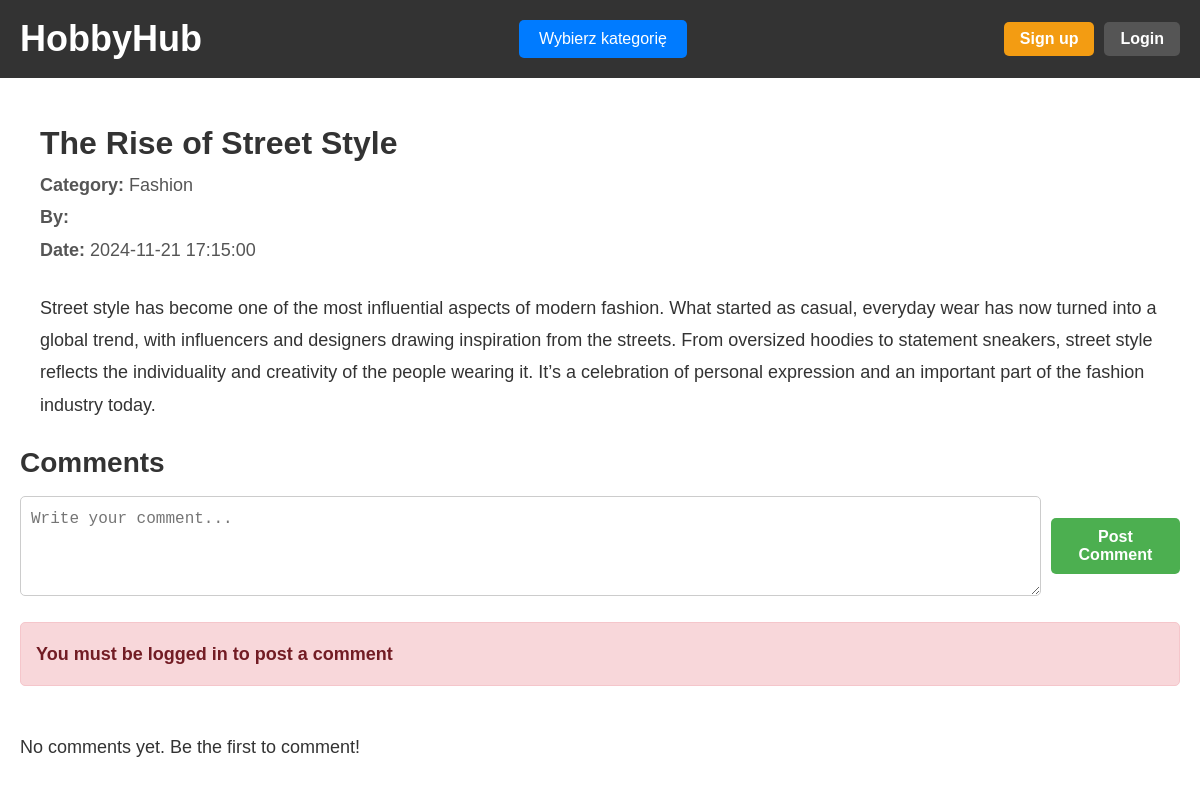
/post.php?id=23, run on an earlier commit of the app's database.
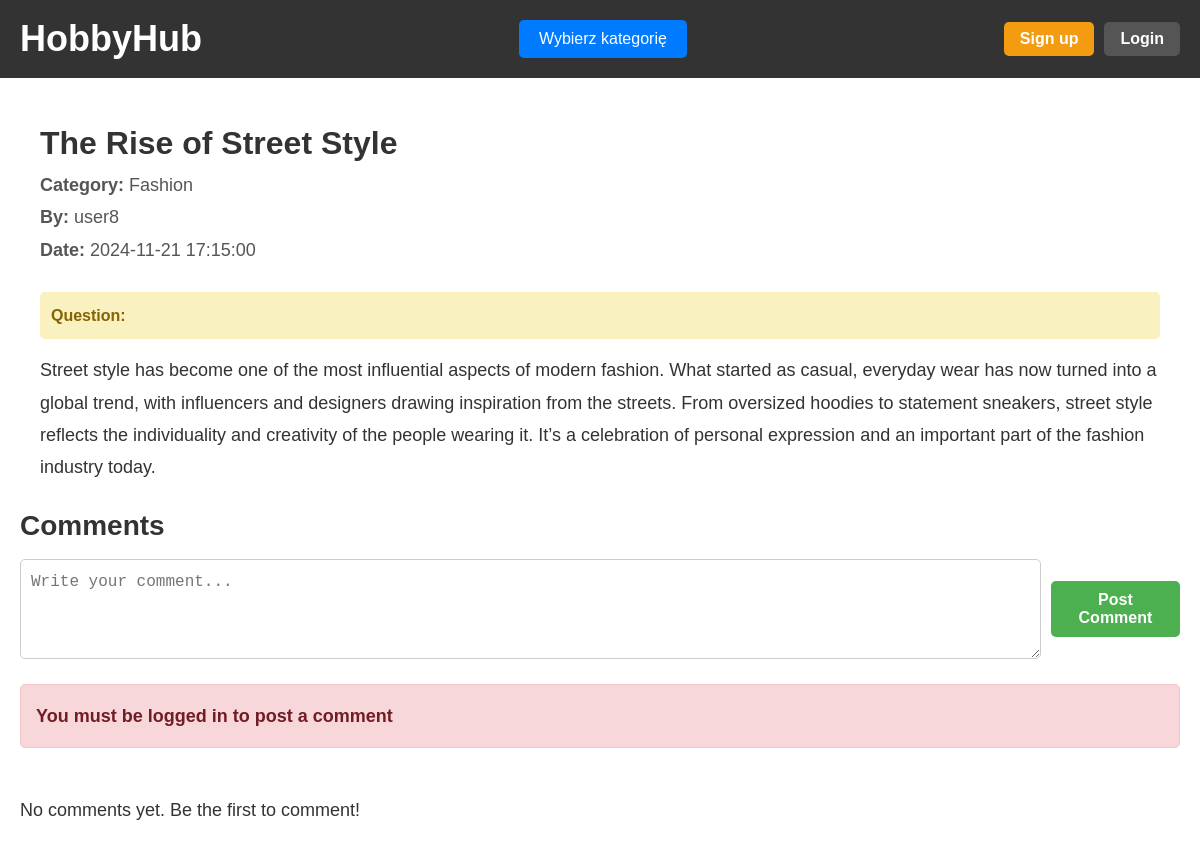
And on a later commit of the database.
### tables this page shows
CREATE TABLE `posts` (
  `post_id` int(10) UNSIGNED NOT NULL,
  `user_id` int(10) UNSIGNED NOT NULL,
  `category_id` int(10) UNSIGNED DEFAULT NULL,
  `content` text NOT NULL,
  `created_at` timestamp NOT NULL DEFAULT CURRENT_TIMESTAMP,
  `title` varchar(255) NOT NULL,
  `is_question` tinyint(1) DEFAULT '0',
  `image` longblob
);

CREATE TABLE `categories` (
  `category_id` int(10) UNSIGNED NOT NULL,
  `name` varchar(50) NOT NULL,
  `description` text
);

CREATE TABLE `users` (
  `user_id` int(10) UNSIGNED NOT NULL,
  `username` varchar(50) NOT NULL,
  `full_name` varchar(100) NOT NULL,
  `email` varchar(100) NOT NULL,
  `password_hash` varchar(255) NOT NULL,
  `created_at` timestamp NOT NULL DEFAULT CURRENT_TIMESTAMP,
  `bio` text,
  `profile_picture` longblob
);

### post.php (the view, shortened to what this page needs)
<?php
include 'db_connection.php';
$isLoggedIn = isset($_SESSION['user_id']);
$post_id = isset($_GET['id']) ? (int) $_GET['id'] : 0;
if ($post_id > 0) {
    $sql = "SELECT p.post_id, p.title, p.created_at, p.content, p.image, u.username, c.name AS category_name, p.is_question
            FROM posts p
            LEFT JOIN users u ON p.user_id = u.user_id
            LEFT JOIN categories c ON p.category_id = c.category_id
            WHERE p.post_id = $post_id";
    $result = $conn->query($sql);
    if ($result->num_rows > 0) {
        $row = $result->fetch_assoc();
    } else {
        echo "<p>Post not found.</p>";
        exit;
    }
    $comments_sql = "SELECT c.content, c.created_at, u.username
                     FROM comments c
                     LEFT JOIN users u ON c.user_id = u.user_id
                     WHERE c.post_id = $post_id
                     ORDER BY c.created_at DESC";
    $comments_result = $conn->query($comments_sql);
} else {
    echo "<p>Invalid post ID.</p>";
    exit;
}
?>
<!DOCTYPE html>
<html lang="en">
<head>
    <link rel="stylesheet" href="glowna.css">
    <link rel="stylesheet" href="post.css">
</head>
<body>
  <header>
    <nav class="navbar">
      <div class="logo">
        <h1><a href="index.php">HobbyHub</a></h1>
      </div>
    <div class="dropdown">
        <button class="dropdown-button" onclick="toggleDropdown()">Wybierz kategorię</button>
    </div>
      <div class="auth-buttons">
        <?php if ($isLoggedIn): ?>
          <span class="welcome-message"><?php echo htmlspecialchars($_SESSION['username']); ?></span>
            <form method="POST" style="display: inline;">
                <button type="submit" name="logout" class="btn logout-btn">Log out</button>
            </form>
        <?php else: ?>
            <button class="btn register-btn" onclick="window.location.href='register.php'">Sign up</button>
            <button class="btn login-btn" onclick="window.location.href='login.php'">Login</button>
        <?php endif; ?>
      </div>
    </nav>
  </header>
  <main class="container">
    <div class="post-details">
        <div class="post-header">
            <div class="post-info">
                <h1><?php echo htmlspecialchars($row['title'], ENT_QUOTES, 'UTF-8'); ?></h1>
                <p><strong>Category:</strong> <?php echo htmlspecialchars($row['category_name'], ENT_QUOTES, 'UTF-8'); ?></p>
                <p><strong>By:</strong> <?php echo htmlspecialchars($row['username'], ENT_QUOTES, 'UTF-8'); ?></p>
                <p><strong>Date:</strong> <?php echo htmlspecialchars($row['created_at'], ENT_QUOTES, 'UTF-8'); ?></p>
            </div>
        </div>
        <br>
        <?php if ($row['is_question']): ?>
            <div class="question-highlight">
                <strong>Question:</strong>
            </div>
        <?php endif; ?>
        <p><?php echo nl2br(htmlspecialchars($row['content'], ENT_QUOTES, 'UTF-8')); ?></p>
    </div>
    <div class="comments-section">
        <h2>Comments</h2>
        <form method="POST" class="comment-form" onsubmit="checkLoginStatus(event)">
            <textarea name="comment_content" placeholder="Write your comment..." required class="comment-input"></textarea>
            <button type="submit" name="submit_comment" class="btn comment-btn">Post Comment</button>
        </form>
        <br>
        <?php if (!$isLoggedIn): ?>
            <p id="error-message" class="error-message"><strong>You must be logged in to post a comment</strong></p>
        <?php endif; ?>
        <br>
        <?php if ($comments_result->num_rows > 0): ?>
            <?php while ($comment = $comments_result->fetch_assoc()): ?>
                <div class="comment">
                    <p><strong><?php echo htmlspecialchars($comment['username'], ENT_QUOTES, 'UTF-8'); ?></strong> <?php echo htmlspecialchars($comment['created_at'], ENT_QUOTES, 'UTF-8'); ?></p>
                    <p><?php echo nl2br(htmlspecialchars($comment['content'], ENT_QUOTES, 'UTF-8')); ?></p>
                </div>
                <br>
            <?php endwhile; ?>
        <?php else: ?>
            <p>No comments yet. Be the first to comment!</p>
        <?php endif; ?>
    </div>
</main>
</body>
</html>

### glowna.css (style rules this page uses)
* { margin: 0; padding: 0; box-sizing: border-box; }
body { font-family: Arial, sans-serif; line-height: 1.6; color: #333; }
header { width: 100%; background-color: #333; color: #fff; }
.navbar { display: flex; justify-content: space-between; align-items: center; padding: 10px 20px; }
.container { max-width: 1200px; margin: 0 auto; padding: 20px; }
.container h2 { font-size: 28px; margin-bottom: 10px; color: #333; }
.container p { font-size: 18px; line-height: 1.8; }
.auth-buttons { display: flex; gap: 10px; }
.btn { padding: 8px 16px; font-size: 16px; font-weight: bold; border: none; border-radius: 5px; cursor: pointer; transition: background-color 0.3s ease, transform 0.2s ease; }
.register-btn { background-color: #f39c12; color: #fff; }
.login-btn { background-color: #555; color: #fff; }
.logo a { color: white; text-decoration: none; font-size: 36px; font-weight: bold; font-family: "Arial", sans-serif; transition: color 0.3s ease, transform 0.3s ease; }
.question-highlight { background-color: #f9f1c0; color: #856404; border: 1px solid #ffeeba; border-radius: 5px; padding: 10px; margin-bottom: 15px; font-weight: bold; }
.dropdown { position: relative; display: inline-block; }
.dropdown-button { background-color: #007bff; color: white; padding: 10px 20px; font-size: 16px; border: none; cursor: pointer; border-radius: 5px; }

### post.css (style rules this page uses)
.post-details { margin: 0 auto; padding: 20px; }
.post-header { display: flex; align-items: flex-start; gap: 20px; }
.post-info h1 { font-size: 32px; color: #333; }
.post-info p { font-size: 18px; color: #555; }
.question-highlight { background-color: #f9f1c0; color: #856404; border: 1px solid #ffeeba; border-radius: 5px; padding: 10px; margin-bottom: 15px; font-weight: bold; }
.comment-form { display: flex; justify-content: space-between; align-items: center; gap: 10px; }
.comment-form .comment-input { width: 100%; max-width: calc(100% - 120px); padding: 10px; font-size: 16px; box-sizing: border-box; height: 100px; resize: vertical; text-align: left; vertical-align: top; line-height: 1.5; border: 1px solid #ccc; border-radius: 5px; }
.comment-form .comment-btn { padding: 10px 15px; font-size: 16px; background-color: #4CAF50; color: white; border: none; cursor: pointer; }
.error-message { background-color: #f8d7da; color: #721c24; padding: 15px; border: 1px solid #f5c6cb; border-radius: 5px; margin-bottom: 20px; font-size: 18px; font-weight: bold; }

What changed in the data, as far as the page shows it:
changed posts "The Rise of Street Style": user.username (not shown) → "user8"; is_question 0 → 1 (drawn)
Also different on the page:
text now shown: "Question:"
